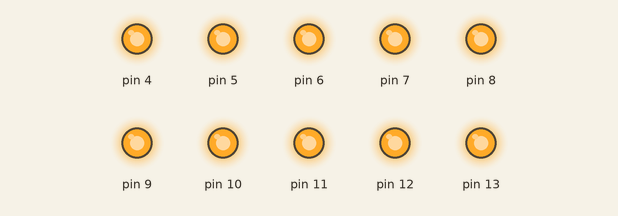
A sketch run on a simulated Arduino Uno, built with avr-gcc and run on an emulated ATmega328P. On the bench: output pins drawn as LEDs (lit = HIGH).

Above: at 0.5 s.
At 3.5 s:
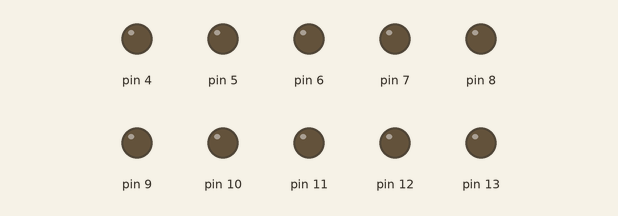
Timing chart, 0 to 4.6 s (numbered marks = the images above):
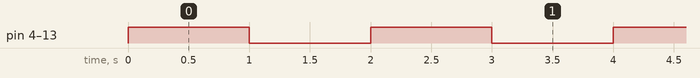

The sketch:

02-piscar-leds.ino
```cpp
void setup() { // código executado somente uma vez


  // configurar pinos de saída (leds)
  for (int i = 4; i <= 13; i++) { // 10 leds
    pinMode(i, OUTPUT);
  }

}

void loop() { // código executado repetidamente

  // acender os leds
  for (int i = 4; i <= 13; i++) {
    digitalWrite(i, HIGH);
  }

  delay(1000); // esperar 1 segundo

  // apagar os leds
  for (int i = 4; i <= 13; i++) {
    digitalWrite(i, LOW);
  }

  delay(1000); // esperar 1 segundo

}
```

Measured:
- by itself, pin 4–13: alternates HIGH for 1.0 s and LOW for 1.0 s
